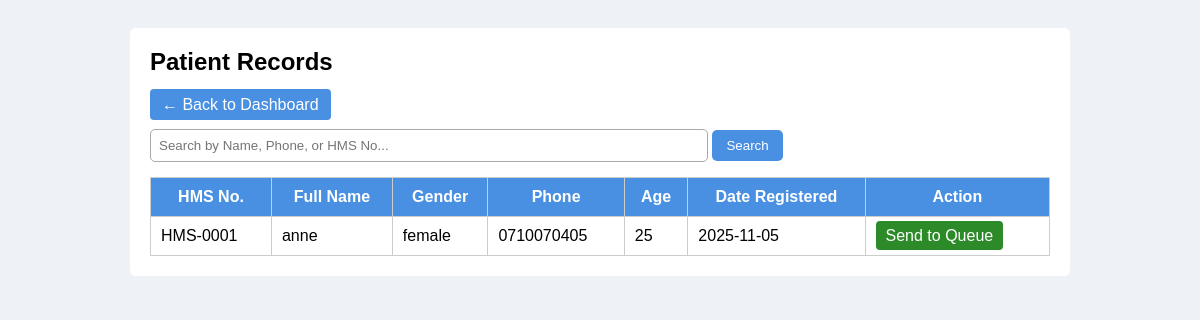
/reception/patients/, run on an earlier commit of the app's database.
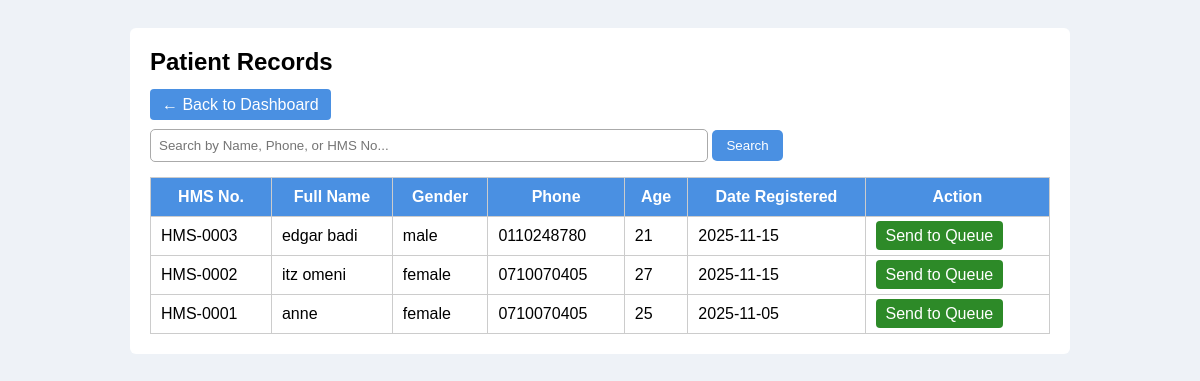
And on a later commit of the database.
### reception/models.py (models this page shows, shortened)
class Patient(models.Model):
    GENDER_CHOICES = [
        ('male', 'Male'),
        ('female', 'Female'),
        ('other', 'Other'),
    ]
    BLOOD_GROUP_CHOICES = [
        ('A+', 'A+'), ('A-', 'A-'),
        ('B+', 'B+'), ('B-', 'B-'),
        ('O+', 'O+'), ('O-', 'O-'),
        ('AB+', 'AB+'), ('AB-', 'AB-'),
    ]
    patient_id = models.CharField(max_length=15, unique=True, editable=False)
    national_id = models.CharField(max_length=20, blank=True, null=True)
    full_name = models.CharField(max_length=100)
    date_of_birth = models.DateField(null=True, blank=True)
    gender = models.CharField(max_length=10, choices=GENDER_CHOICES)
    phone = models.CharField(max_length=15)
    address = models.TextField()
    blood_group = models.CharField(max_length=5, choices=BLOOD_GROUP_CHOICES, null=True, blank=True)
    next_of_kin_name = models.CharField(max_length=100, null=True, blank=True)
    next_of_kin_phone = models.CharField(max_length=15, null=True, blank=True)
    medical_history = models.TextField(null=True, blank=True)
    date_registered = models.DateTimeField(auto_now_add=True)
    @property
    def age(self):
        if self.date_of_birth:
            today = date.today()
            return today.year - self.date_of_birth.year - (
                (today.month, today.day) < (self.date_of_birth.month, self.date_of_birth.day)
            )
        return None

### reception/views.py (the view)
# urls.py: path('patients/', views.patient_list, name='patient_list'),
def patient_list(request):
    patients = Patient.objects.all().order_by('-date_registered')
    return render(request, "reception/patient_list.html", {"patients": patients})

### templates/reception/patient_list.html (shortened to what this page needs)
<!DOCTYPE html>
<html>
<head>
</head>
<body>
<div class="container">
    <h2>Patient Records</h2>
    <a href="{% url 'reception_dashboard' %}" class="back-link">← Back to Dashboard</a>
    <form method="GET" style="margin-top: 15px;">
        <input type="text" name="q" placeholder="Search by Name, Phone, or HMS No..." value="{{ query|default:'' }}">
        <button type="submit">Search</button>
    </form>
    <table>
        <tr>
            <th>HMS No.</th>
            <th>Full Name</th>
            <th>Gender</th>
            <th>Phone</th>
            <th>Age</th>
            <th>Date Registered</th>
            <th>Action</th>
        </tr>
        {% for p in patients %}
        <tr>
            <td>{{ p.patient_id }}</td>
            <td>{{ p.full_name }}</td>
            <td>{{ p.gender }}</td>
            <td>{{ p.phone }}</td>
            <td>{{ p.age }}</td>
            <td>{{ p.date_registered|date:"Y-m-d" }}</td>
            <td>
                <a class="queue-btn" href="{% url 'send_to_queue' p.id %}">Send to Queue</a>
            </td>
        </tr>
        {% empty %}
        <tr>
            <td colspan="7" style="text-align:center;">No patients found.</td>
        </tr>
        {% endfor %}
    </table>
</div>
</body>
</html>

### templates/reception/patient_list.html (style rules this page uses)
body { font-family: Arial; background: #eef2f7; padding: 20px; }
.container { max-width: 900px; margin: auto; background: white; padding: 20px; border-radius: 6px; }
h2 { margin-top: 0; }
table { width: 100%; border-collapse: collapse; margin-top: 15px; }
th, td { padding: 10px; border: 1px solid #ccc; }
th { background: #4A90E2; color: white; }
input[type="text"] { width: 60%; padding: 8px; border: 1px solid #aaa; border-radius: 5px; }
button { padding: 8px 14px; background: #4A90E2; color: white; border: none; border-radius: 5px; cursor: pointer; }
a.back-link { text-decoration: none; background: #4A90E2; padding: 7px 12px; color: white; border-radius: 4px; }
a.queue-btn { padding: 6px 10px; background: #2D8A28; color: white; border-radius: 4px; text-decoration: none; }

What changed in the data, as far as the page shows it:
added Patient: patient_id "HMS-0003", full_name "edgar badi", gender "male", phone "0110248780", age "21", date_registered "2025-11-15"
added Patient: patient_id "HMS-0002", full_name "itz omeni", gender "female", phone "0710070405", age "27", date_registered "2025-11-15"
